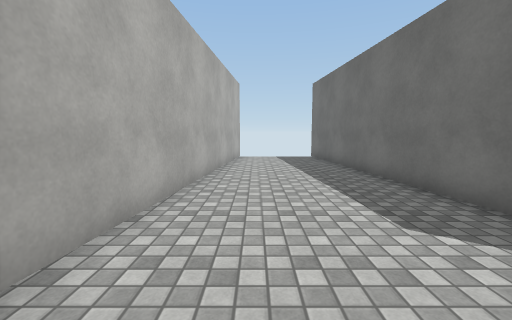
View 1 (above)

16 first-person views from a walk through a scene from a Unity 3-D project. The camera is 1.3 m above the floor, tilts 6° down and sees 90° across. The floor is counted in squares, 1 m on a side. Each view is taken from the middle of a square. On the plan, view 1 faces up. The plan holds only what a view shows up to about 13 squares ahead; the rest is blank. The place goes on beyond the plan. The player character is not drawn. Surface patterns are stand-ins for the level's own textures.

View 2
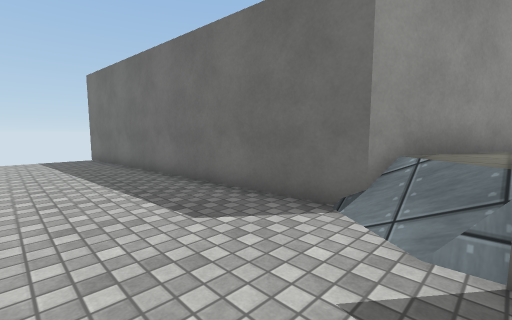

View 3
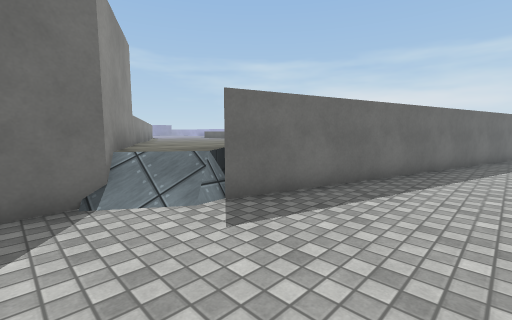

View 4
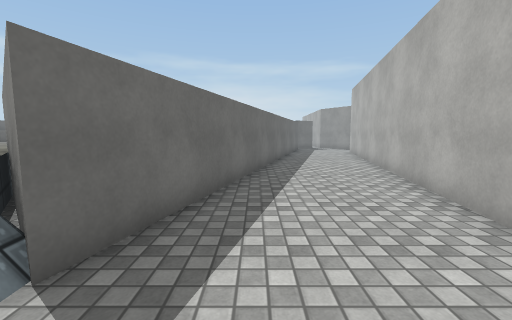

View 5
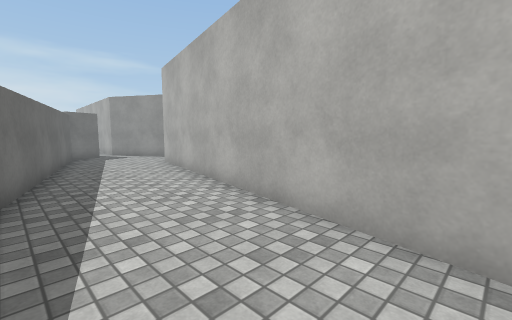

View 6
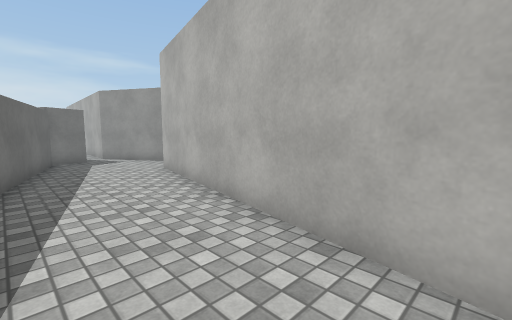

View 7
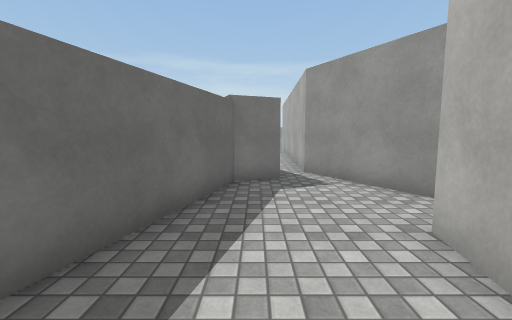

View 8
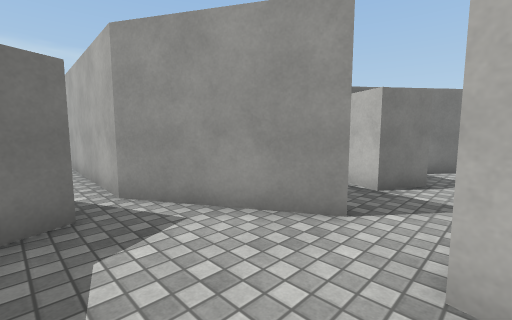

View 9
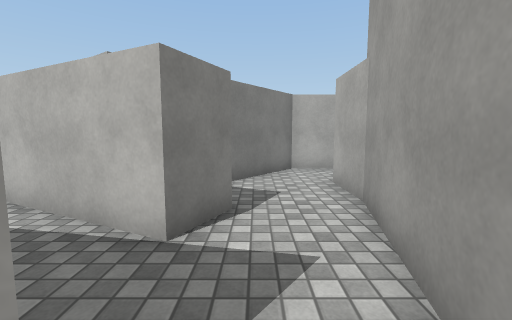

View 10
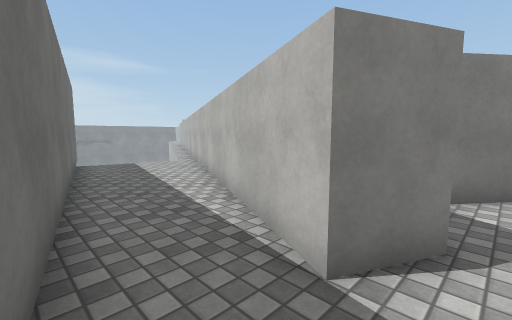

View 11
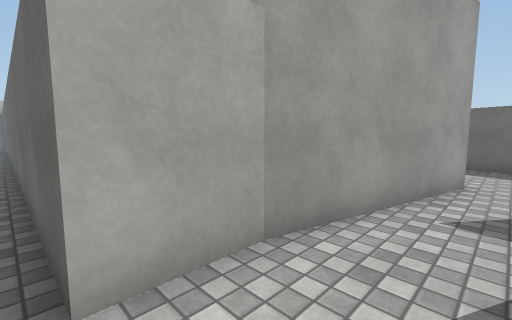

View 12
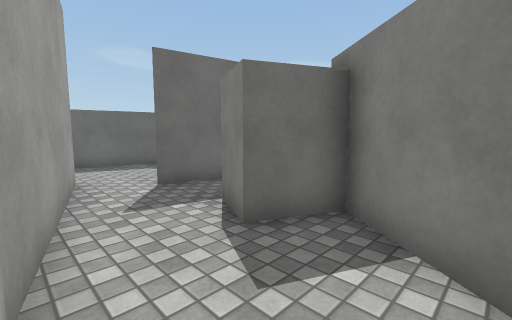

View 13
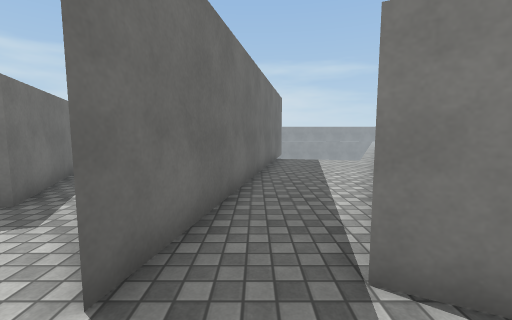

View 14
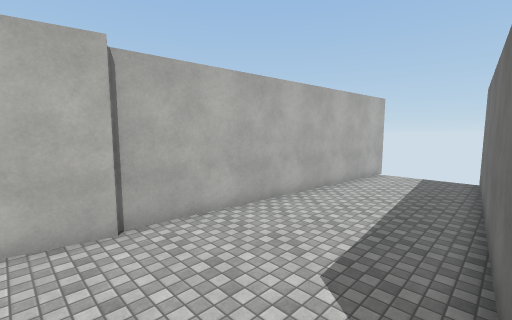

View 15
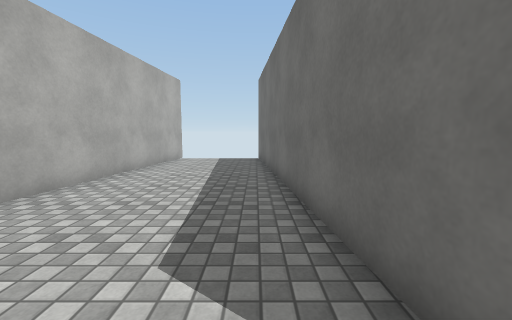

View 16
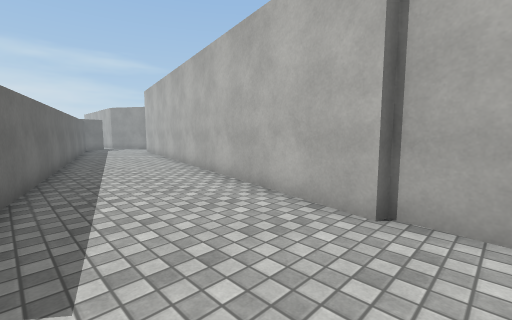

### Floor plan
Points are (right, up) in squares from view 1. A wall is a line through its corners. A room is listed if a view was taken in it or the views show most of it. See-through windows are left out.
Room 1 (views 1, 2, 3, 4, 5, 6, 7, 8, 9, 14, 15, 16)
walls: (-1.9, 1.7) (-5.3, -15.3) (-6.2, -15.1); (4.2, 1.6) (3.1, 14.6); (-6.7, -16.7) (-4.6, -20.5) (-4.7, -22.6); (-1, 14.1) (-2.1, 1.7); (-2.4, -22.6) (-3.7, -19.4) (-2.4, -18.9) (2.9, -0.1) (3.9, -1.1)
ways out: opening at (-6, -16) to room 2; opening at (4, 0)
Room 2 (views 10, 11, 12, 13)
walls: (-10.7, -13.9) (-12.7, -13.9) (-12.7, 2.1); (-13.6, -16.1) (-11.1, -18) (-10.3, -16.4) (-9, -17.1); (-6.2, -15.1) (-10.9, -13.9); (-6.9, -17.6) (-6.7, -16.7)
ways out: opening at (-6, -16) to room 1; opening at (-8, -17)

Where each view was taken, in squares from view 1:
view 1: 0 up, 0 right, facing up
view 2: 0 up, 0 right, facing up-right
view 3: 3 up, 1 left, facing down-right
view 4: 2 up, 1 right, facing down
view 5: 4 down, 0 right, facing down-left
view 6: 6 down, 1 left, facing down-left
view 7: 12 down, 3 left, facing down
view 8: 15 down, 3 left, facing down-left
view 9: 16 down, 6 left, facing left
view 10: 16 down, 7 left, facing down-left
view 11: 16 down, 13 left, facing up-right
view 12: 14 down, 13 left, facing down-right
view 13: 15 down, 8 left, facing down
view 14: 0 up, 4 right, facing up-left
view 15: 1 up, 3 right, facing up
view 16: 3 up, 2 right, facing down-left
